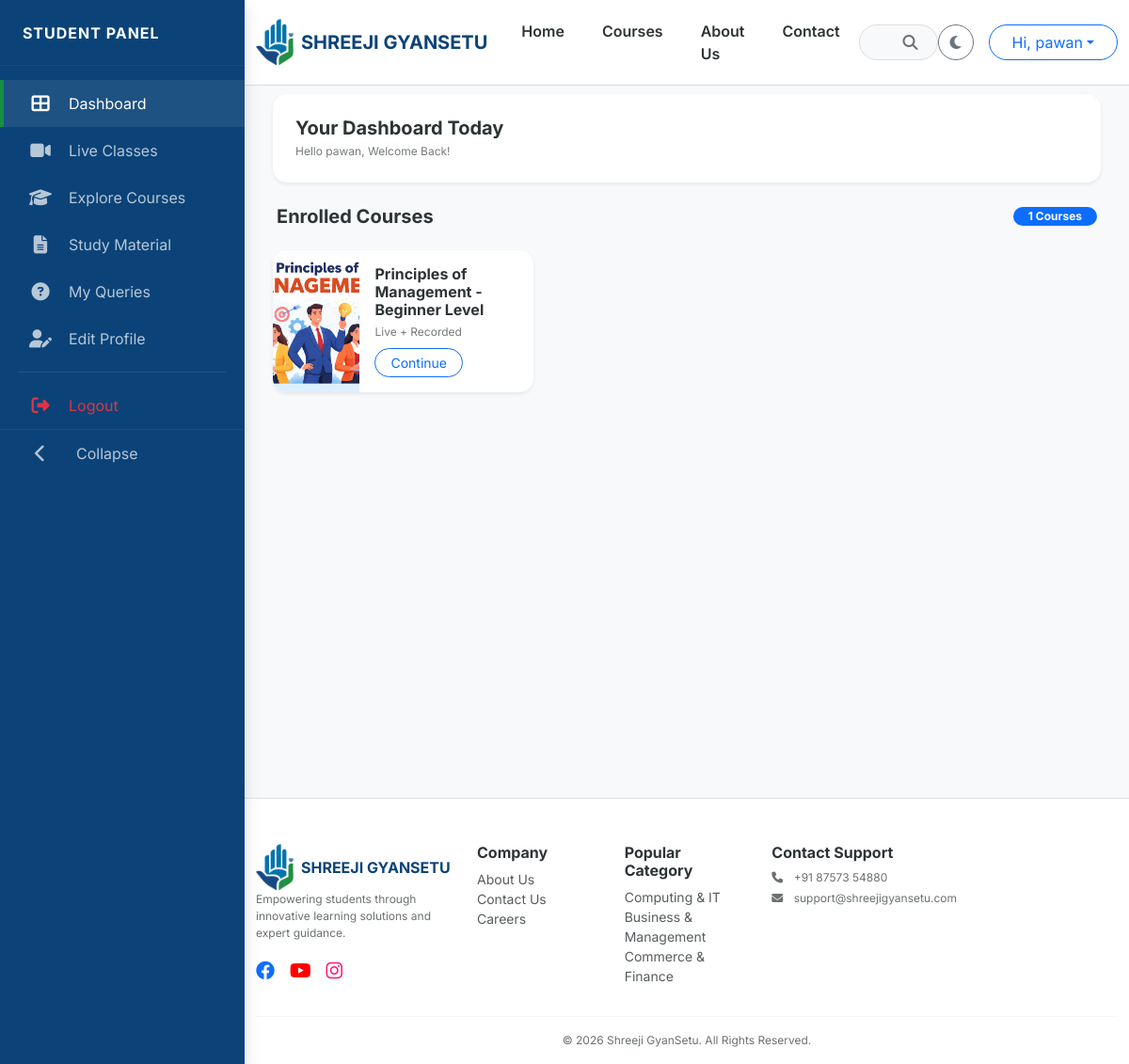
/my-learning/ (signed in), run on the app's committed database.
### users/models.py (models this page shows, shortened)
class User(AbstractUser):
    class Role(models.TextChoices):
        ADMIN = "ADMIN", "Admin"
        TEACHER = "TEACHER", "Teacher"
        STUDENT = "STUDENT", "Student"
    role = models.CharField(max_length=10, choices=Role.choices, default=Role.STUDENT)
    phone_number = models.CharField(max_length=15, blank=True, null=True)
    profile_picture = models.ImageField(upload_to='profiles/', blank=True, null=True)

### courses/models.py (models this page shows, shortened)
class Course(models.Model):
    LEVEL_CHOICES = [('Beginner', 'Beginner'), ('Intermediate', 'Intermediate'), ('Advanced', 'Advanced')]
    master_category = models.ForeignKey(MasterCategory, on_delete=models.CASCADE, related_name='courses')
    title = models.CharField(max_length=200)
    slug = models.SlugField(unique=True, blank=True)
    thumbnail = models.ImageField(upload_to='course_thumbnails/')
    description = models.TextField()
    is_active = models.BooleanField(default=True)
    price = models.DecimalField(max_digits=10, decimal_places=2)
    discount_price = models.DecimalField(max_digits=10, decimal_places=2, null=True, blank=True)
    level = models.CharField(max_length=20, choices=LEVEL_CHOICES, default='Beginner')
    is_live = models.BooleanField(default=False)
    enrollment_count = models.PositiveIntegerField(default=0)
    created_at = models.DateTimeField(auto_now_add=True)
    teacher = models.ForeignKey(
        settings.AUTH_USER_MODEL,
        on_delete=models.SET_NULL,
        null=True,
        blank=True,
        limit_choices_to=Q(profile__user_type= 'Teacher') | Q(profile__user_type= 'Admin'),
        related_name='taught_courses',
    )
    students = models.ManyToManyField(
        settings.AUTH_USER_MODEL,
        related_name='enrolled_courses',
        blank=True,
        limit_choices_to=Q(profile__user_type= 'Student')
    )
    @property
    def enrollment_count(self):
        """Returns the actual count from the ManyToMany relationship"""
        return self.students.count()
    class Meta:
        verbose_name_plural = "2. Courses"

class MasterCategory(models.Model):
    title = models.CharField(max_length=100)
    slug = models.SlugField(unique=True, blank=True)
    icon_class = models.CharField(max_length=50, default="fa-book")
    order = models.PositiveIntegerField(default=0)
    class Meta:
        verbose_name_plural = "1. Master Categories"
        ordering = ['order']

### courses/views.py (the view)
# urls.py: path('my-learning/', student_dashboard, name='student_dashboard'),
@login_required
def student_dashboard(request):
    enrolled_courses = Course.objects.filter(
        students=request.user,
        is_active=True
    ).distinct()
    return render(request, 'courses/student_dashboard.html', {
        'enrolled_courses': enrolled_courses,
        'full_name': request.user.get_full_name() or request.user.username
    })

### courses/context_processors.py (called while the page is built)
def extras(request):
    return {
        'all_categories': MasterCategory.objects.all().order_by('order')[:4]
    }

def unread_notifications(request):
    if request.user.is_authenticated:
        count = Notification.objects.filter(user=request.user, is_read=False).count()
        return {'unread_count': count}
    return {'unread_count': 0}

### templates/courses/student_dashboard.html (shortened to what this page needs)
{% extends 'base.html' %}
{% block content %}
  <div class="dashboard-wrapper">
    <nav class="sidebar shadow" id="sidebar">
      <div class="sidebar-header">
        <span class="logo-text fw-bold">STUDENT PANEL</span>
      </div>
      <ul class="sidebar-menu">
        <li class="active">
          <a href="{% url 'student_dashboard' %}"><i class="fas fa-th-large"></i> <span class="menu-text">Dashboard</span></a>
        </li>
        <li>
          <a href="{% url 'live_classes' %}"><i class="fas fa-video"></i> <span class="menu-text">Live Classes</span></a>
        </li>
        <li>
          <a href="{% url 'all_courses' %}"><i class="fas fa-graduation-cap"></i> <span class="menu-text">Explore Courses</span></a>
        </li>
        <li>
          <a href="#"><i class="fas fa-file-alt"></i> <span class="menu-text">Study Material</span></a>
        </li>
        <li>
          <a href="{% url 'student_queries' %}">
            <i class="fas fa-question-circle"></i>
            <span class="menu-text">My Queries</span>
          </a>
        </li>
        <li>
          <a href="{% url 'edit_profile' %}"><i class="fas fa-user-edit"></i> <span class="menu-text">Edit Profile</span></a>
        </li>
        <hr style="opacity: 0.1; margin: 10px 20px;" />
        <li>
          <a href="javascript:void(0)" onclick="document.getElementById('logout-form-student').submit();" class="text-danger"><i class="fas fa-sign-out-alt"></i> <span class="menu-text">Logout</span></a>
        </li>
        <li class="mt-auto">
          <a href="javascript:void(0)" id="toggleSidebar">
            <i class="fas fa-chevron-left" id="toggleIcon"></i>
            <span class="menu-text ms-2">Collapse</span>
          </a>
        </li>
      </ul>
    </nav>
    <main class="main-content" id="main-content">
      <div class="row mb-4">
        <div class="col-md-12">
          <div class="card border-0 shadow-sm p-4" style="background: var(--card-bg); border-radius: 15px;">
            <h5 class="fw-bold mb-1" style="color: var(--text-dark);">Your Dashboard Today</h5>
            <p class="text-muted small mb-0">Hello {{ user.get_full_name|default:user.username }}, Welcome Back!</p>
          </div>
        </div>
      </div>
      <div class="row g-4">
        <div class="col-12 d-flex justify-content-between align-items-center px-3">
          <h5 class="fw-bold mb-0" style="color: var(--text-dark);">Enrolled Courses</h5>
          <span class="badge bg-primary text-white rounded-pill px-3">{{ enrolled_courses.count }} Courses</span>
        </div>
        {% for course in enrolled_courses %}
          <div class="col-lg-6 col-xl-4">
            <div class="card h-100 border-0 shadow-sm overflow-hidden" style="background: var(--card-bg); border-radius: 15px; border: 1px solid var(--border-color);">
              <div class="row g-0">
                <div class="col-4">
                  {% if course.thumbnail %}
                    <img src="{{ course.thumbnail.url }}" class="img-fluid h-100 w-100" style="object-fit: cover; min-height: 120px;" />
                  {% endif %}
                </div>
                <div class="col-8">
                  <div class="card-body p-3">
                    <h6 class="fw-bold mb-1" style="color: var(--text-dark);">{{ course.title }}</h6>
                    <p class="text-muted small mb-2">Live + Recorded</p>
                    <a href="{% url 'course_detail' course.slug %}" class="btn btn-sm btn-outline-primary px-3 rounded-pill">Continue</a>
                  </div>
                </div>
              </div>
            </div>
          </div>
        {% empty %}
          <div class="col-12 text-center py-5">
            <i class="fas fa-book-open fa-3x text-muted opacity-25 mb-3"></i>
            <h6 class="text-muted">No enrollments yet.</h6>
            <a href="{% url 'all_courses' %}" class="btn btn-primary rounded-pill mt-2 px-4">Browse Courses</a>
          </div>
        {% endfor %}
      </div>
    </main>
  </div>
{% endblock %}

### templates/base.html (shortened to what this page needs)
<!DOCTYPE html>
<html lang="en" data-theme="light">
  <head>
    {% load static %}
    <link href="https://cdn.jsdelivr.net/npm/bootstrap@5.3.0/dist/css/bootstrap.min.css" rel="stylesheet" />
    <link rel="stylesheet" href="https://cdnjs.cloudflare.com/ajax/libs/font-awesome/6.4.0/css/all.min.css" />
    <link rel="stylesheet" href="{% static 'css/style.css' %}" />
  </head>
  <body>
    <nav class="navbar navbar-expand-lg sticky-top">
      <div class="container">
        <a class="navbar-brand d-flex align-items-center" href="/">
          <img src="{% static 'images/logo.png' %}" alt="Logo" height="50" class="me-2" />
          <span class="fw-bold">SHREEJI GYANSETU</span>
        </a>
        <div class="collapse navbar-collapse" id="mainNavbar">
          <ul class="navbar-nav mb-2 mb-lg-0 fw-semibold">
            <li class="nav-item">
              <a class="nav-link" href="/">Home</a>
            </li>
            <li class="nav-item">
              <a class="nav-link" href="{% url 'all_courses' %}">Courses</a>
            </li>
            <li class="nav-item">
              <a class="nav-link" href="{% url 'about_us' %}">About Us</a>
            </li>
            <li class="nav-item">
              <a class="nav-link" href="{% url 'contact_us' %}">Contact</a>
            </li>
          </ul>
          <form class="mx-auto d-none d-lg-flex position-relative" style="width: 25%;" action="{% url 'search' %}" method="GET">
            <input name="q" class="form-control rounded-pill ps-4 pe-5" type="search" placeholder="What do you want to learn?" value="{{ request.GET.q }}" style="background: var(--bg-light); color: var(--text-dark); border-color: var(--border-color);" />
            <button class="btn position-absolute end-0 top-50 translate-middle-y me-2" type="submit"><i class="fas fa-search"></i></button>
          </form>
          <div class="d-flex align-items-center gap-3">
            <button id="theme-toggle" class="btn btn-outline-secondary rounded-circle" onclick="toggleTheme()" title="Toggle Theme"><i class="fas fa-moon"></i></button>
            {% if user.is_authenticated %}
              <div class="dropdown">
                <button class="btn btn-outline-primary dropdown-toggle rounded-pill px-4" type="button" data-bs-toggle="dropdown">Hi, {{ user.first_name|default:user.username }}</button>
              </div>
            {% else %}
              <a href="{% url 'login' %}" class="btn btn-dark rounded-pill px-4">Login</a>
            {% endif %}
          </div>
        </div>
      </div>
    </nav>
    {% block content %}
    {% endblock %}
    <footer class="border-top pt-5 pb-3 mt-5" style="background-color: var(--card-bg);">
      <div class="container">
        <div class="row g-4">
          <div class="col-lg-3">
            <a class="navbar-brand d-flex align-items-center" href="/">
              <img src="{% static 'images/logo.png' %}" alt="Logo" height="50" class="me-2" />
              <span class="fw-bold">SHREEJI GYANSETU</span>
            </a>
            <p class="text-muted small">Empowering students through innovative learning solutions and expert guidance.</p>
            <div class="d-flex gap-3 fs-5 text-primary">
              <a href="https://www.facebook.com/shreejiFintech"><i class="fab fa-facebook"></i></a>
              <a href="https://www.youtube.com/@ShreejiFintech"><i class="fab fa-youtube" style="color: red"></i></a>
              <a href="https://www.instagram.com/shreejifintech/"><i class="fab fa-instagram" style="color: #ff1c77;"></i></a>
            </div>
          </div>
          <div class="col-6 col-md-3 col-lg-2">
            <h6 class="fw-bold">Company</h6>
            <ul class="list-unstyled small">
              <li>
                <a href="{% url 'about_us' %}" class="text-muted text-decoration-none">About Us</a>
              </li>
              <li>
                <a href="{% url 'contact_us' %}" class="text-muted text-decoration-none">Contact Us</a>
              </li>
              <li>
                <a href="#" class="text-muted text-decoration-none">Careers</a>
              </li>
            </ul>
          </div>
          <div class="col-6 col-md-3 col-lg-2">
            <h6 class="fw-bold">Popular Category</h6>
            <ul class="list-unstyled small">
              {% for cat in all_categories %}
                <li>
                  <a href="{% url 'category_detail' cat.slug %}" class="text-muted text-decoration-none">{{ cat.title }}</a>
                </li>
              {% endfor %}
            </ul>
          </div>
          <div class="col-lg-3">
            <h6 class="fw-bold">Contact Support</h6>
            <p class="small text-muted mb-1">
              <i class="fas fa-phone me-2"></i> +91 87573 54880
            </p>
            <p class="small text-muted">
              <i class="fas fa-envelope me-2"></i> support@shreejigyansetu.com
            </p>
          </div>
        </div>
        <hr />
        <div class="text-center text-muted small">&copy; 2026 Shreeji GyanSetu. All Rights Reserved.</div>
      </div>
    </footer>
  </body>
</html>

### static/css/style.css (style rules this page uses)
:root { --primary-blue: #0b4378; --primary-green: #168e43; --primary-cyan: #006da0; --primary-dblue: #0b4378; --bg-light: #f8f9fa; --text-dark: #2d3436; --card-bg: #ffffff; --border-color: #eee; --text-muted-adaptive: #6c757d; }
body { font-family: "Inter", sans-serif; background-color: var(--bg-light); color: var(--text-dark); transition: background 0.3s ease, color 0.3s ease; }
.navbar { background: var(--card-bg) !important; border-bottom: 1px solid var(--border-color); padding: 0.8rem 0; }
.navbar-brand span { color: var(--primary-blue) !important; }
.navbar-nav .nav-link { color: var(--text-dark); margin: 0 12px; font-weight: 600; position: relative; transition: 0.3s; }
.navbar-nav .nav-link::after { content: ""; position: absolute; width: 0; height: 2px; bottom: -2px; left: 0; background-color: var(--primary-green); transition: width 0.3s ease; }
[data-theme="light"] { --toggler-filter: invert(0); }
.navbar-nav .nav-link { padding-right: 0.5rem !important; padding-left: 0.5rem !important; }
.navbar input[type="search"] { color: var(--text-dark); }
.navbar input[type="search"]::placeholder { color: var(--text-dark); opacity: 0.6; transition: color 0.3s ease; }
.navbar .fa-search { color: var(--text-dark); opacity: 0.7; transition: color 0.3s ease; }
[data-theme="light"] { --border-color: #ddd; }
.text-muted { color: var(--text-dark) !important; opacity: 0.65; }
.text-muted.small { font-size: 0.75rem; }
footer h6 { color: var(--text-dark) !important; }
footer a.text-decoration-none { color: var(--text-dark) !important; opacity: 0.8; }
.form-control::placeholder { color: #6c757d; opacity: 0.8; }
.form-control { background-color: var(--bg-light); color: var(--text-dark); border: 1px solid var(--border-color); }
footer { background-color: var(--card-bg); color: var(--text-dark); transition: background 0.3s ease, color 0.3s ease; }
footer h6 { color: var(--text-dark); }
footer .text-muted { color: var(--text-dark) !important; opacity: 0.7; }
footer a.text-muted { color: var(--text-dark) !important; opacity: 0.8; transition: 0.3s; }
footer hr { border-color: var(--border-color); opacity: 0.2; }
footer .navbar-brand span { color: var(--primary-blue) !important; }

### templates/courses/student_dashboard.html (style rules this page uses)
:root { --sidebar-width: 260px; --sidebar-collapsed-width: 80px; }
html, body { height: 100%; background-color: var(--bg-light) !important; }
.dashboard-wrapper { display: flex; min-height: 100vh; width: 100%; }
.sidebar { width: var(--sidebar-width); background-color: var(--primary-dblue); color: white; position: fixed; left: 0; top: 0; bottom: 0; z-index: 1200; transition: width 0.3s cubic-bezier(0.4, 0, 0.2, 1); display: flex; flex-direction: column; overflow-x: hidden; box-shadow: 4px 0 10px rgba(0, 0, 0, 0.1); }
.sidebar-header { height: 70px; min-height: 70px; display: flex; align-items: center; padding: 0 24px; border-bottom: 1px solid rgba(255, 255, 255, 0.05); white-space: nowrap; }
.logo-text { font-weight: 800; letter-spacing: 1px; color: #fff; transition: opacity 0.2s; }
.sidebar-menu { list-style: none; padding: 15px 0; margin: 0; flex-grow: 1; }
.sidebar-menu li a { height: 50px; display: flex; align-items: center; text-decoration: none; color: rgba(255, 255, 255, 0.7); transition: all 0.2s ease; padding: 0 24px; border-left: 4px solid transparent; position: relative; }
.sidebar-menu li a i { min-width: 30px; text-align: center; font-size: 1.2rem; margin-right: 15px; transition: margin 0.3s; }
.sidebar-menu li.active a, .sidebar-menu li a:hover { background: rgba(255, 255, 255, 0.08); color: #fff; border-left-color: var(--primary-green); }
.mt-auto { margin-top: auto; border-top: 1px solid rgba(255, 255, 255, 0.05); }
.main-content, .navbar, footer { margin-left: var(--sidebar-width); transition: all 0.3s cubic-bezier(0.4, 0, 0.2, 1); }
.main-content { flex: 1; padding: 30px; padding-top: 100px; min-height: calc(100vh - 100px); }
.navbar { position: fixed; top: 0; right: 0; left: 0; width: auto; z-index: 1050; }
footer { position: relative; background-color: var(--card-bg) !important; border-top: 1px solid var(--border-color); padding: 20px 0; z-index: 1040; display: block; }

### data on the page
User: first_name "pawan", get_full_name "pawan"
Course: thumbnail (picture), title "Principles of Management - Beginner Level"
MasterCategory: title "Computing & IT"
MasterCategory: title "Business & Management"
MasterCategory: title "Commerce & Finance"

### other printed values
{{ enrolled_courses.count }} "1"
